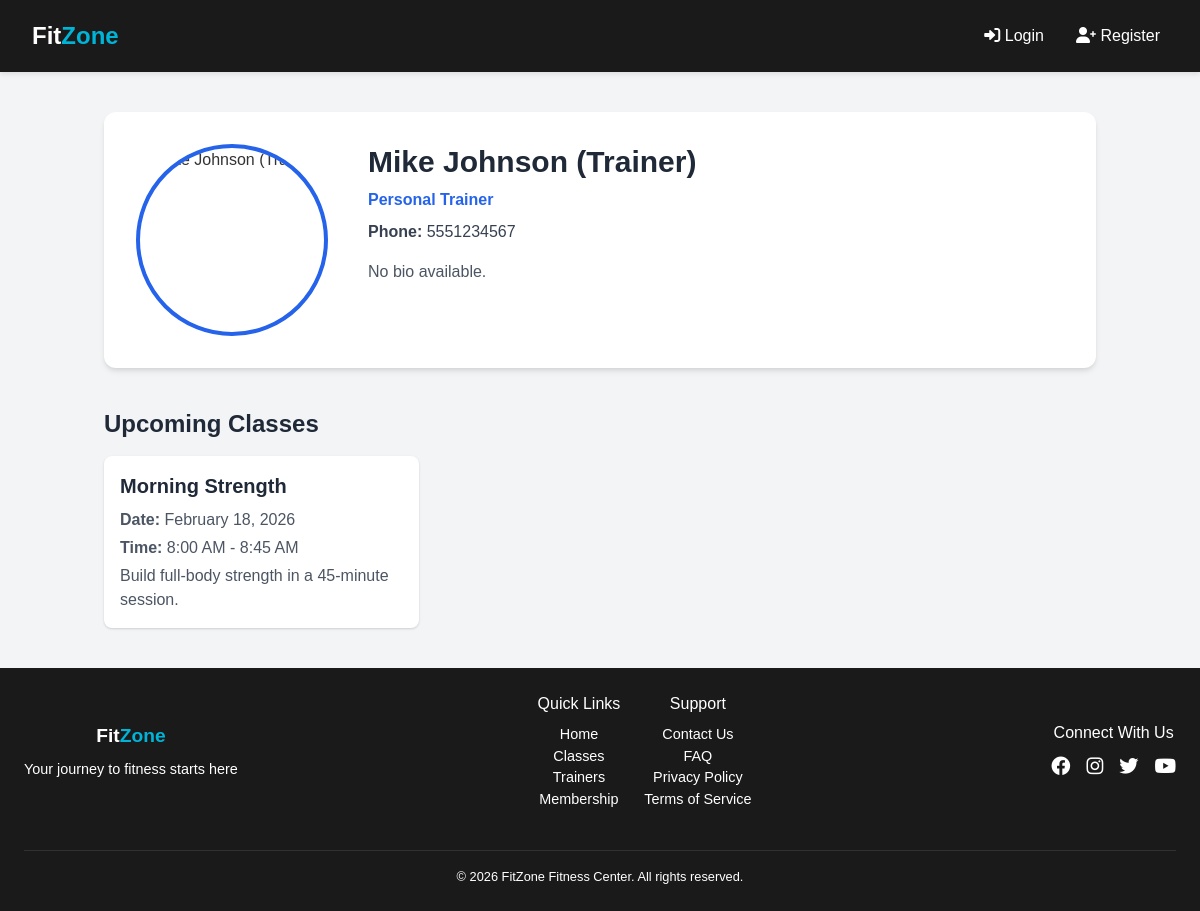
/trainer_details.php?id=3, run on the app's committed database.
### tables this page shows
CREATE TABLE users (
    id INT PRIMARY KEY AUTO_INCREMENT,
    name VARCHAR(100) NOT NULL,
    email VARCHAR(100) UNIQUE NOT NULL,
    password VARCHAR(255) NOT NULL,
    role ENUM('customer', 'trainer', 'staff', 'admin', 'manager') DEFAULT 'customer',  
    position VARCHAR(100),  
    phone VARCHAR(20),
    address TEXT,
    profile_photo VARCHAR(255),  
    date_of_birth DATE,
    gender ENUM('male', 'female', 'other', 'prefer_not_to_say'),
    height DECIMAL(5,2) COMMENT 'in cm',
    weight DECIMAL(5,2) COMMENT 'in kg',
    fitness_goals TEXT,  
    health_conditions TEXT,  
    bio TEXT,  
    specialization VARCHAR(255),  
    is_active BOOLEAN DEFAULT TRUE,  
    last_login DATETIME,
    created_at TIMESTAMP DEFAULT CURRENT_TIMESTAMP,
    updated_at TIMESTAMP DEFAULT CURRENT_TIMESTAMP ON UPDATE CURRENT_TIMESTAMP,
    INDEX (email),
    INDEX (role),
    INDEX (is_active)
);

CREATE TABLE classes (
    id INT PRIMARY KEY AUTO_INCREMENT,
    title VARCHAR(150) NOT NULL,
    description TEXT,
    trainer_id INT COMMENT 'FK to users table (user with role=trainer)',
    start_time DATETIME NOT NULL,
    end_time DATETIME NOT NULL,
    capacity INT NOT NULL DEFAULT 20,  
    difficulty ENUM('beginner', 'intermediate', 'advanced', 'all_levels') DEFAULT 'all_levels',  
    image VARCHAR(255),  
    status ENUM('upcoming', 'completed', 'cancelled') DEFAULT 'upcoming',
    created_at TIMESTAMP DEFAULT CURRENT_TIMESTAMP,
    updated_at TIMESTAMP DEFAULT CURRENT_TIMESTAMP ON UPDATE CURRENT_TIMESTAMP,
    FOREIGN KEY (trainer_id) REFERENCES users(id) ON DELETE SET NULL,  
    INDEX(trainer_id),
    INDEX(start_time),
    INDEX(status)
);

### trainer_details.php (the view, shortened to what this page needs)
<?php
require 'config.php';
$trainerId = isset($_GET['id']) ? intval($_GET['id']) : 0;
$trainer = null;
$classes = [];
try {
    $stmt = $pdo->prepare("SELECT * FROM users WHERE id = ? AND role = 'trainer' AND is_active = 1");
    $stmt->execute([$trainerId]);
    $trainer = $stmt->fetch();
    if ($trainer) {
        $classStmt = $pdo->prepare("SELECT * FROM classes WHERE trainer_id = ? AND status = 'upcoming' ORDER BY start_time ASC");
        $classStmt->execute([$trainerId]);
        $classes = $classStmt->fetchAll();
    } else {
        $error = "Trainer not found.";
    }
} catch (PDOException $e) {
    $error = "Error loading trainer profile: " . $e->getMessage();
}
?>
<!DOCTYPE html>
<html lang="en">
<head>
    <link href="https://cdn.jsdelivr.net/npm/tailwindcss@2.2.19/dist/tailwind.min.css" rel="stylesheet">
</head>
<body class="bg-gray-100">
    <?php include 'header.php'; ?>
    <div class="container mx-auto px-4 py-10">
        <?php if (isset($error)): ?>
            <div class="bg-red-100 border border-red-400 text-red-700 px-4 py-3 rounded mb-6">
                <?= $error ?>
            </div>
        <?php elseif ($trainer): ?>
            <div class="bg-white rounded-xl shadow-md p-8 flex flex-col md:flex-row items-center md:items-start space-y-6 md:space-y-0 md:space-x-10">
                <img src="images/trainers/<?= htmlspecialchars($trainer['profile_photo'] ?? 'default-trainer.jpg') ?>"
                     alt="<?= htmlspecialchars($trainer['name']) ?>"
                     class="w-48 h-48 object-cover rounded-full border-4 border-blue-600">
                <div>
                    <h2 class="text-3xl font-bold text-gray-800 mb-2"><?= htmlspecialchars($trainer['name']) ?></h2>
                    <p class="text-blue-600 font-semibold mb-2"><?= htmlspecialchars($trainer['position'] ?? 'Trainer') ?></p>
                    <p class="text-gray-700 mb-4"><strong>Phone:</strong> <?= htmlspecialchars($trainer['phone'] ?? 'N/A') ?></p>
                    <p class="text-gray-600"><?= nl2br(htmlspecialchars($trainer['fitness_goals'] ?? 'No bio available.')) ?></p>
                </div>
            </div>
            <div class="mt-10">
                <h3 class="text-2xl font-bold text-gray-800 mb-4">Upcoming Classes</h3>
                <?php if (!empty($classes)): ?>
                    <div class="grid grid-cols-1 md:grid-cols-2 lg:grid-cols-3 gap-6">
                        <?php foreach ($classes as $class): ?>
                            <div class="bg-white shadow rounded-lg p-4">
                                <h4 class="text-xl font-semibold text-gray-800 mb-2"><?= htmlspecialchars($class['title']) ?></h4>
                                <p class="text-gray-600 mb-1"><strong>Date:</strong> <?= date('F j, Y', strtotime($class['start_time'])) ?></p>
                                <p class="text-gray-600 mb-1"><strong>Time:</strong> <?= date('g:i A', strtotime($class['start_time'])) ?> - <?= date('g:i A', strtotime($class['end_time'])) ?></p>
                                <p class="text-gray-600"><?= htmlspecialchars($class['description'] ?? '') ?></p>
                            </div>
                        <?php endforeach; ?>
                    </div>
                <?php else: ?>
                    <p class="text-gray-600">No upcoming classes at the moment.</p>
                <?php endif; ?>
            </div>
        <?php endif; ?>
    </div>
    <?php include 'footer.php'; ?>
</body>
</html>

### header.php (style rules this page uses)
:root { --primary-color: #00b4d8; --secondary-color: #1a1a1a; --danger-color: #d9534f; --success-color: #5cb85c; --warning-color: #f0ad4e; --light-bg: #f8f9fa; }
body { font-family: 'Arial', sans-serif; margin: 0; padding: 0; background-color: #f5f5f5; color: #333; min-height: 100vh; display: flex; flex-direction: column; }

### data on the page
users: name "Mike Johnson (Trainer)", position "Personal Trainer", phone "5551234567", fitness_goals "No bio available."
classes: title "Morning Strength", start_time "February 18, 2026", start_time "8:00 AM", end_time "8:45 AM", description "Build full-body strength in a 45-minute session."
